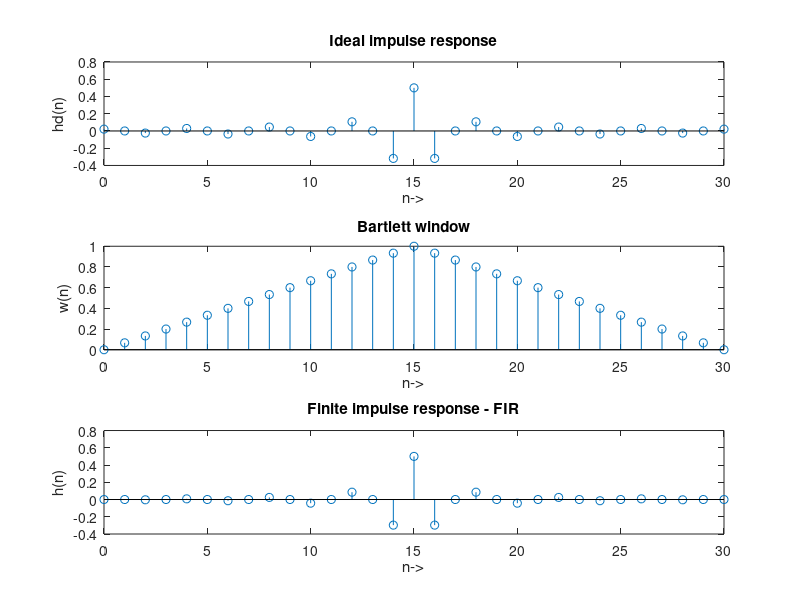
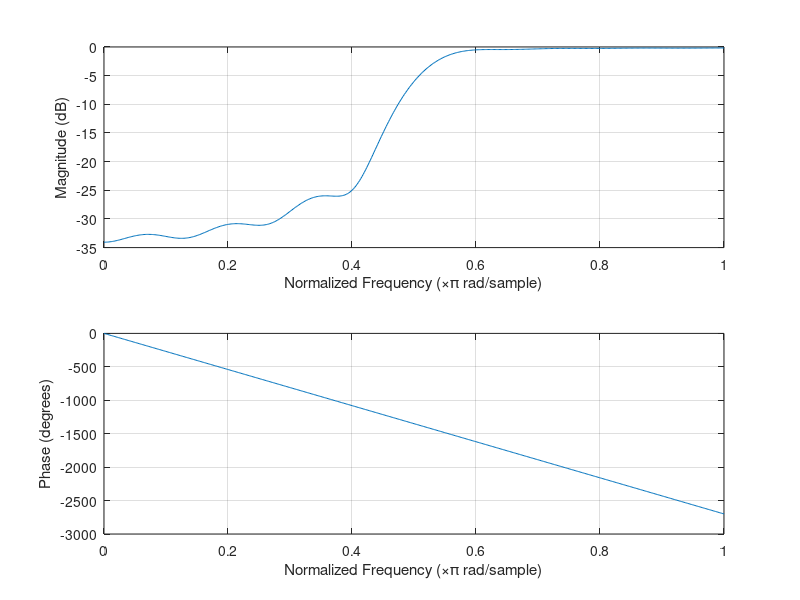

These charts were generated, in order, by the following MATLAB code:
clc; clear all; close all;
wp=0.6*pi;
ws=0.4*pi;
wc=(wp+ws)/2;
fc=wc/pi;
TW=wp-ws;
M = ceil(6.1*pi/TW);
n=0:M-1;
alpha=ceil((M-1)/2);
m=n-alpha;
hd=sinc(m)-(fc*sinc(fc*m));
w=bartlett(M)';
h = hd .* w;
subplot(311); stem(n, hd); xlabel("n->"); ylabel('hd(n)'); title("Ideal impulse response");
subplot(312); stem(n, w); xlabel('n->'); ylabel('w(n)'); title("Bartlett window");
subplot(313); stem(n, h); xlabel('n->'); ylabel('h(n)'); title("Finite impulse response - FIR");
figure
freqz(h)
